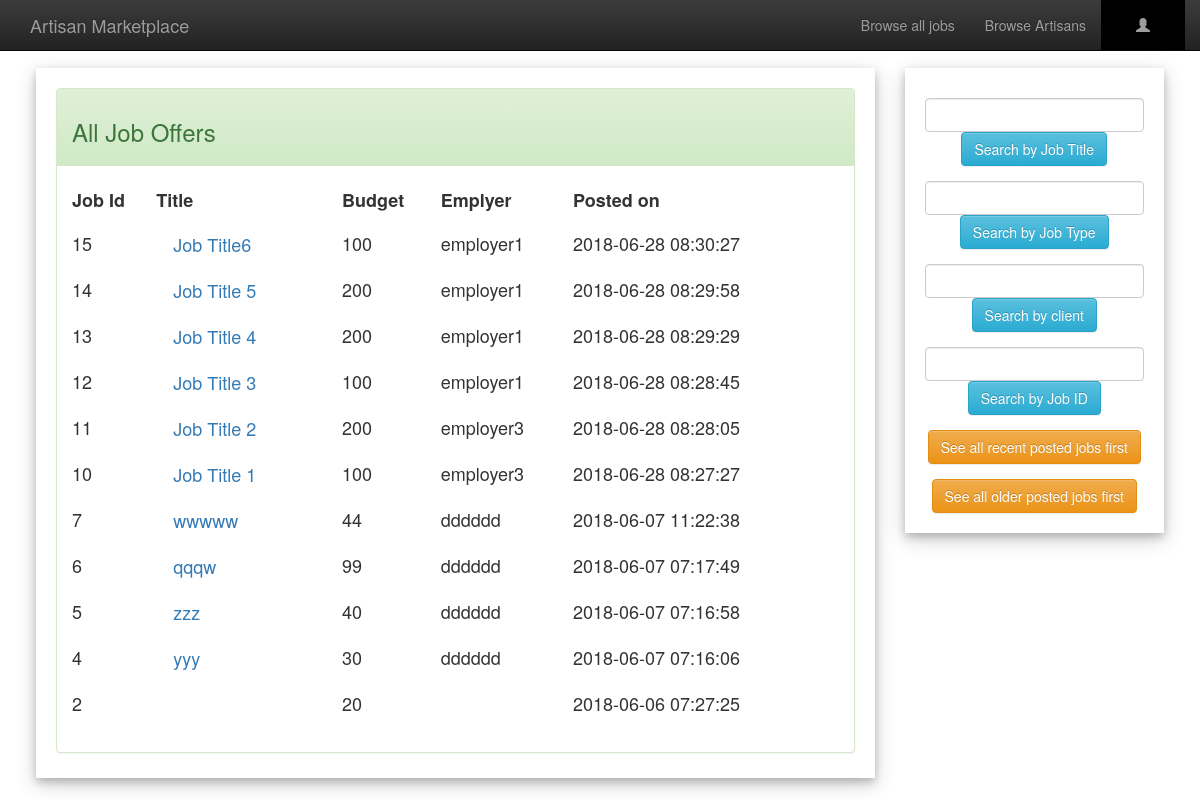
/allJob.php, run on the app's committed database.
### tables this page shows
CREATE TABLE `job_offer` (
  `job_id` bigint(20) UNSIGNED NOT NULL,
  `title` varchar(200) NOT NULL,
  `type` varchar(200) NOT NULL,
  `description` varchar(1000) NOT NULL,
  `budget` int(11) NOT NULL,
  `skills` varchar(200) NOT NULL,
  `special_skill` varchar(200) NOT NULL,
  `e_username` varchar(200) NOT NULL,
  `valid` tinyint(1) NOT NULL,
  `timestamp` timestamp NOT NULL DEFAULT CURRENT_TIMESTAMP
);

### allJob.php (the view, shortened to what this page needs)
<?php include('includes/server.php');
$sql = "SELECT * FROM job_offer WHERE valid=1 ORDER BY timestamp DESC";
$result = $conn->query($sql);
include('includes/header.php');
include('includes/artisan-navbar.php');
 ?>
<div style="padding:1% 3% 1% 3%;">
<div class="row">
	<div class="col-lg-9">
		<div class="card" style="padding:20px 20px 5px 20px;margin-top:20px">
			<div class="panel panel-success">
			  <div class="panel-heading"><h3>All Job Offers</h3></div>
			  <div class="panel-body"><h4>
                  <table style="width:100%">
                      <tr>
                          <td style="font-weight:bold; padding-bottom:10px;">Job Id</td>
                          <td style="font-weight:bold; padding-bottom:10px;">Title</td>
                          <td style="font-weight:bold; padding-bottom:10px;">Budget</td>
                          <td style="font-weight:bold; padding-bottom:10px;">Emplyer</td>
                          <td style="font-weight:bold; padding-bottom:10px;">Posted on</td>
                      </tr>
                      <?php
                      if ($result->num_rows > 0) {
                            while($row = $result->fetch_assoc()) {
                                $job_id=$row["job_id"];
                                $title=$row["title"];
                                $budget=$row["budget"];
                                $e_username=$row["e_username"];
                                $timestamp=$row["timestamp"];
                                echo '
                                <form action="allJob.php" method="post">
                                <input type="hidden" name="jid" value="'.$job_id.'">
                                    <tr>
                                    <td>'.$job_id.'</td>
                                    <td><input type="submit" class="btn btn-link btn-lg" value="'.$title.'"></td>
                                    <td>'.$budget.'</td>
                                    <td>'.$e_username.'</td>
                                    <td>'.$timestamp.'</td>
                                    </tr>
                                </form>
                                ';
                                }
                        } else {
                            echo "<tr></tr><tr><td></td><td>Nothing to show</td></tr>";
                        }
                       ?>
                     </table>
              </h4></div>
			</div>
		</div>
	</div>
	<div class="col-lg-3">
		<div class="card" style="padding:20px 20px 5px 20px;margin-top:20px">
			<form action="allJob.php" method="post">
				<div class="form-group">
				  <input type="text" class="form-control" name="s_title">
				  <center><button type="submit" class="btn btn-info">Search by Job Title</button></center>
				</div>
	        </form>
	        <form action="allJob.php" method="post">
				<div class="form-group">
				  <input type="text" class="form-control" name="s_type">
				  <center><button type="submit" class="btn btn-info">Search by Job Type</button></center>
				</div>
	        </form>
	        <form action="allJob.php" method="post">
				<div class="form-group">
				  <input type="text" class="form-control" name="s_client">
				  <center><button type="submit" class="btn btn-info">Search by client</button></center>
				</div>
	        </form>
	        <form action="allJob.php" method="post">
				<div class="form-group">
				  <input type="text" class="form-control" name="s_id">
				  <center><button type="submit" class="btn btn-info">Search by Job ID</button></center>
				</div>
	        </form>
	        <form action="allJob.php" method="post">
				<div class="form-group">
				  <center><button type="submit" name="recentJob" class="btn btn-warning">See all recent posted jobs first</button></center>
				</div>
	        </form>
	        <form action="allJob.php" method="post">
				<div class="form-group">
				  <center><button type="submit" name="oldJob" class="btn btn-warning">See all older posted jobs first</button></center>
				</div>
	        </form>
	    </div>
	</div>
</div>
</div>
<?php
include('includes/footer.php');
?>

### includes/header.php (shortened to what this page needs)
<!DOCTYPE html>
<html>
<head>
	<link rel="stylesheet" type="text/css" href="bootstrap/css/bootstrap.min.css">
	<link rel="stylesheet" type="text/css" href="bootstrap/css/bootstrap-theme.min.css">
	<link rel="stylesheet" type="text/css" href="awesome/css/fontawesome-all.min.css">
</head>
<body>

### includes/artisan-navbar.php (shortened to what this page needs)
<nav class="navbar navbar-inverse navbar-fixed-top" id="my-navbar">
	<div class="container">
		<div class="navber-header">
			<a href="index.php" class="navbar-brand">Artisan Marketplace</a>
		</div>
		<div class="collapse navbar-collapse" id="navbar-collapse">
			<ul class="nav navbar-nav navbar-right">
				<li><a href="allJob.php">Browse all jobs</a></li>
				<li><a href="allArtisan.php">Browse Artisans</a></li>
				<li class="dropdown" style="background:#000;padding:0 20px 0 20px;">
			        <a class="dropdown-toggle" data-toggle="dropdown" href="#"><span class="glyphicon glyphicon-user"></span> <?php echo $username; ?>
			        </a>
			    </li>
			</ul>
		</div>
	</div>
</nav>

### includes/footer.php (shortened to what this page needs)
</body>
</html>

### includes/header.php (style rules this page uses)
body { padding-top: 3%;margin: 0; }
.card { box-shadow: 0 4px 8px 0 rgba(0, 0, 0, 0.2), 0 6px 20px 0 rgba(0, 0, 0, 0.19); background:#fff }

### data on the page
job_offer: job_id "15", title "Job Title6", budget "100", e_username "employer1", timestamp "2018-06-28 08:30:27"
job_offer: job_id "14", title "Job Title 5", budget "200", e_username "employer1", timestamp "2018-06-28 08:29:58"
job_offer: job_id "13", title "Job Title 4", budget "200", e_username "employer1", timestamp "2018-06-28 08:29:29"
job_offer: job_id "12", title "Job Title 3", budget "100", e_username "employer1", timestamp "2018-06-28 08:28:45"
job_offer: job_id "11", title "Job Title 2", budget "200", e_username "employer3", timestamp "2018-06-28 08:28:05"
job_offer: job_id "10", title "Job Title 1", budget "100", e_username "employer3", timestamp "2018-06-28 08:27:27"
job_offer: job_id "7", title "wwwww", budget "44", e_username "dddddd", timestamp "2018-06-07 11:22:38"
job_offer: job_id "6", title "qqqw", budget "99", e_username "dddddd", timestamp "2018-06-07 07:17:49"
job_offer: job_id "5", title "zzz", budget "40", e_username "dddddd", timestamp "2018-06-07 07:16:58"
job_offer: job_id "4", title "yyy", budget "30", e_username "dddddd", timestamp "2018-06-07 07:16:06"
job_offer: job_id "2", budget "20", timestamp "2018-06-06 07:27:25"
